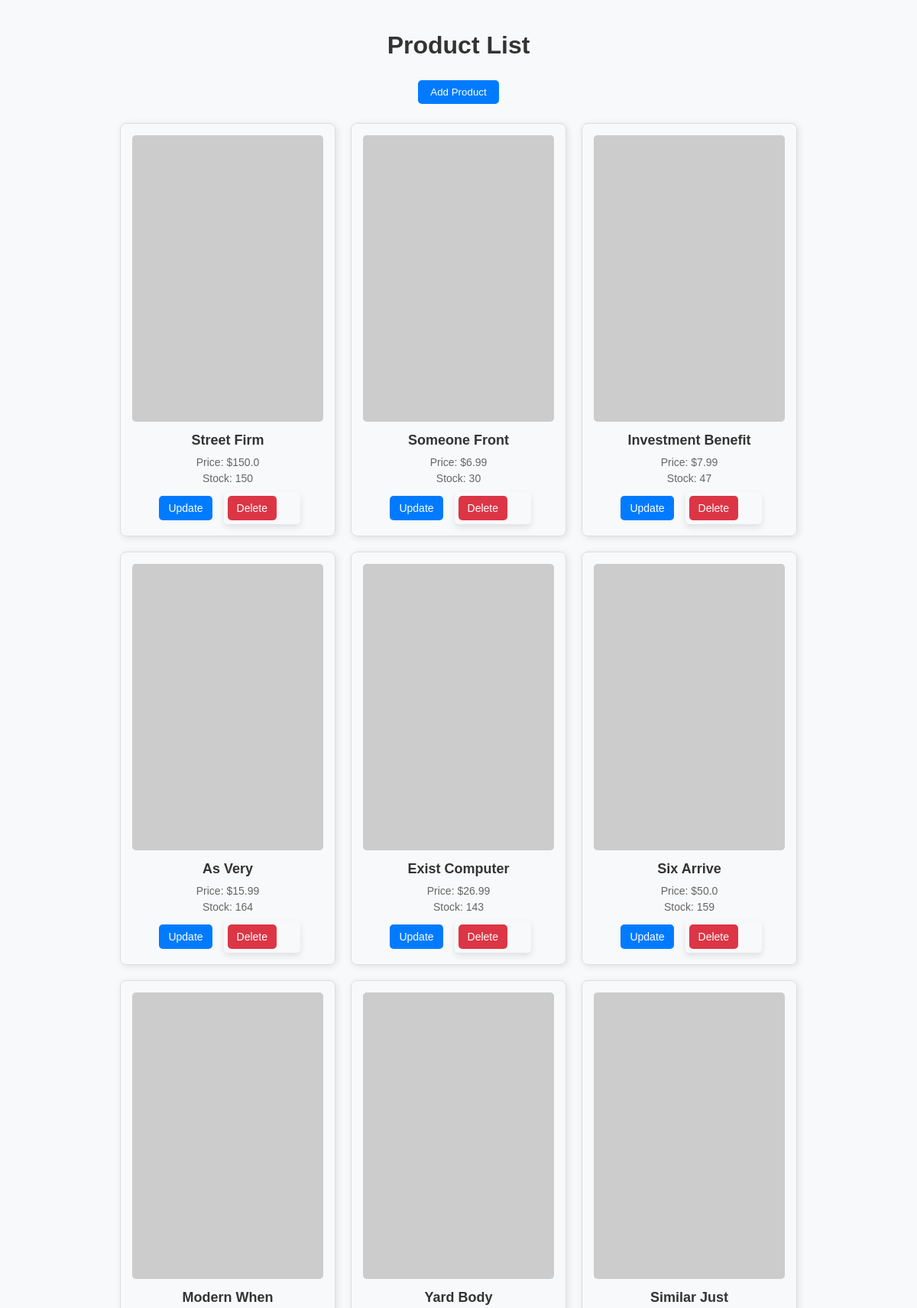
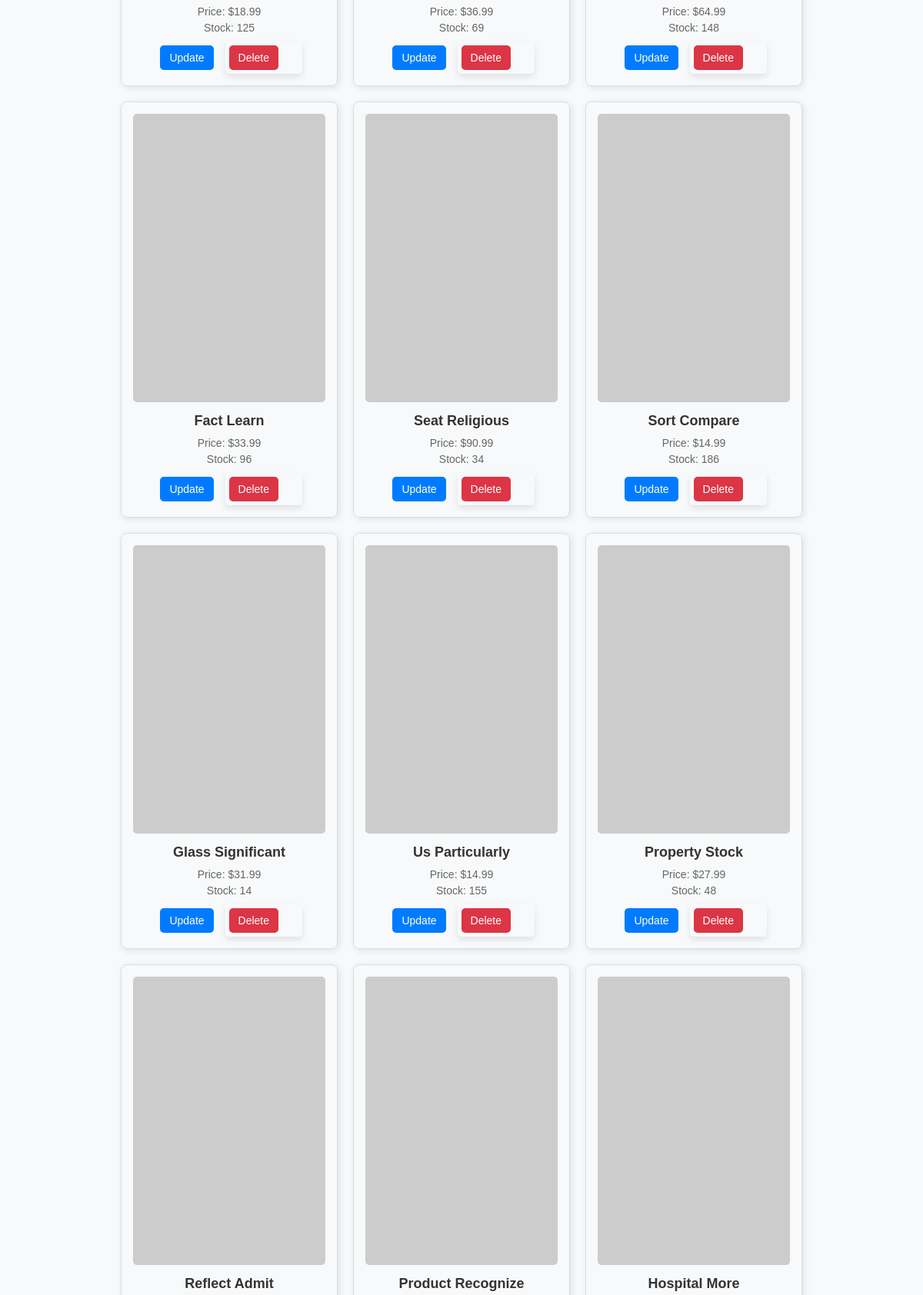
The page /home_admin (signed in, upper part) on the database its author committed (2 pictures, top to bottom).
### tables this page shows
CREATE TABLE products (
            id INTEGER PRIMARY KEY,
            name TEXT NOT NULL,
            price REAL NOT NULL,
            stock INTEGER NOT NULL,
            image_url TEXT
        );

### app.py (the view)
@app.route("/home_admin")
@login_required
def index_admin():
    conn = get_db()
    products = conn.execute("SELECT * FROM products").fetchall()
    conn.close()
    return render_template("home_admin.html", products=products)

### app.py (called while the page is built)
@login_manager.user_loader
def load_user(user_id):
    conn = get_db()
    user = conn.execute("SELECT * FROM users WHERE id = ?", (user_id,)).fetchone()
    conn.close()
    if user:
        return User(
            user["id"],
            user["FirstName"],
            user["LastName"],
            user["Email"],
            user["phoneNum"],
            user["password"],
            user["is_admin"],
        )
    return None  # Explicitly return None if the user is not found

def get_db():
    conn = sqlite3.connect("database.db")  # Ensure this is your actual DB file
    conn.row_factory = sqlite3.Row  # Enable dictionary-like access
    return conn

### templates/home_admin.html (shortened to what this page needs)
<!DOCTYPE html>
<html lang="en">
<head>
    <link rel="stylesheet" href="{{ url_for('static', filename='styles.css') }}">
</head>
<body>
    <h1>Product List</h1>
    <a href="{{ url_for('add_product') }}"><button>Add Product</button></a>
    <div class="product-container">
        {% for product in products %}
        <div class="product-card">
            <img src="{{ product.image_url }}" alt="{{ product.name }}">
            <h3>{{ product.name }}</h3>
            <p>Price: ${{ product.price }}</p>
            <p>Stock: {{ product.stock }}</p>
            <div class="product-actions">
                <a href="{{ url_for('update_product', product_id=product.id) }}">
                    <button class="update-btn">Update</button>
                </a>
                <form action="{{ url_for('delete_product', product_id=product.id) }}" method="POST" class="delete-form">
                    <button type="submit" class="delete-btn" onclick="return confirm('Are you sure you want to delete this product?')">Delete</button>
                </form>
            </div>
        </div>
        {% endfor %}
    </div>
</body>
</html>

### static/styles.css (style rules this page uses)
body { font-family: Arial, sans-serif; background-color: #f8f9fa; margin: 0; padding: 20px; text-align: center; }
h1, h2 { color: #333; }
a { text-decoration: none; color: white; }
.product-container { display: flex; flex-wrap: wrap; justify-content: center; gap: 20px; padding: 20px; }
.product-card { width: 250px; padding: 15px; border: 1px solid #ddd; border-radius: 8px; box-shadow: 2px 2px 10px rgba(0, 0, 0, 0.1); text-align: center; }
.product-card img { width: 100%; height: auto; border-radius: 5px; }
.product-card h3 { margin: 10px 0; font-size: 18px; color: #333; }
.product-card p { margin: 5px 0; color: #666; font-size: 14px; }
button { background-color: #007bff; color: white; border: none; padding: 8px 16px; margin: 5px; cursor: pointer; border-radius: 5px; transition: 0.3s; }
form { width: 40%; margin: 20px auto; background: white; padding: 20px; border-radius: 5px; box-shadow: 0px 4px 8px rgba(0, 0, 0, 0.1); text-align: left; }
.product-actions { display: flex; justify-content: center; align-items: center; gap: 10px; margin-top: 10px; }
.delete-form { display: inline; margin: 0; padding: 0; border: none; background: none; }
.update-btn, .delete-btn { background-color: #007bff; color: white; border: none; padding: 8px 12px; cursor: pointer; border-radius: 5px; transition: 0.3s; font-size: 14px; display: inline-block; }
.delete-btn { background-color: #dc3545; }

### rows shown on the page
products: name "Street Firm", price "150.0", stock "150"
products: name "Someone Front", price "6.99", stock "30"
products: name "Investment Benefit", price "7.99", stock "47"
products: name "As Very", price "15.99", stock "164"
products: name "Exist Computer", price "26.99", stock "143"
products: name "Six Arrive", price "50.0", stock "159"
products: name "Modern When", price "18.99", stock "125"
products: name "Yard Body", price "36.99", stock "69"
products: name "Similar Just", price "64.99", stock "148"
products: name "Fact Learn", price "33.99", stock "96"
products: name "Seat Religious", price "90.99", stock "34"
products: name "Sort Compare", price "14.99", stock "186"
products: name "Glass Significant", price "31.99", stock "14"
products: name "Us Particularly", price "14.99", stock "155"
products: name "Property Stock", price "27.99", stock "48"
products: name "Reflect Admit"
products: name "Product Recognize"
products: name "Hospital More"
